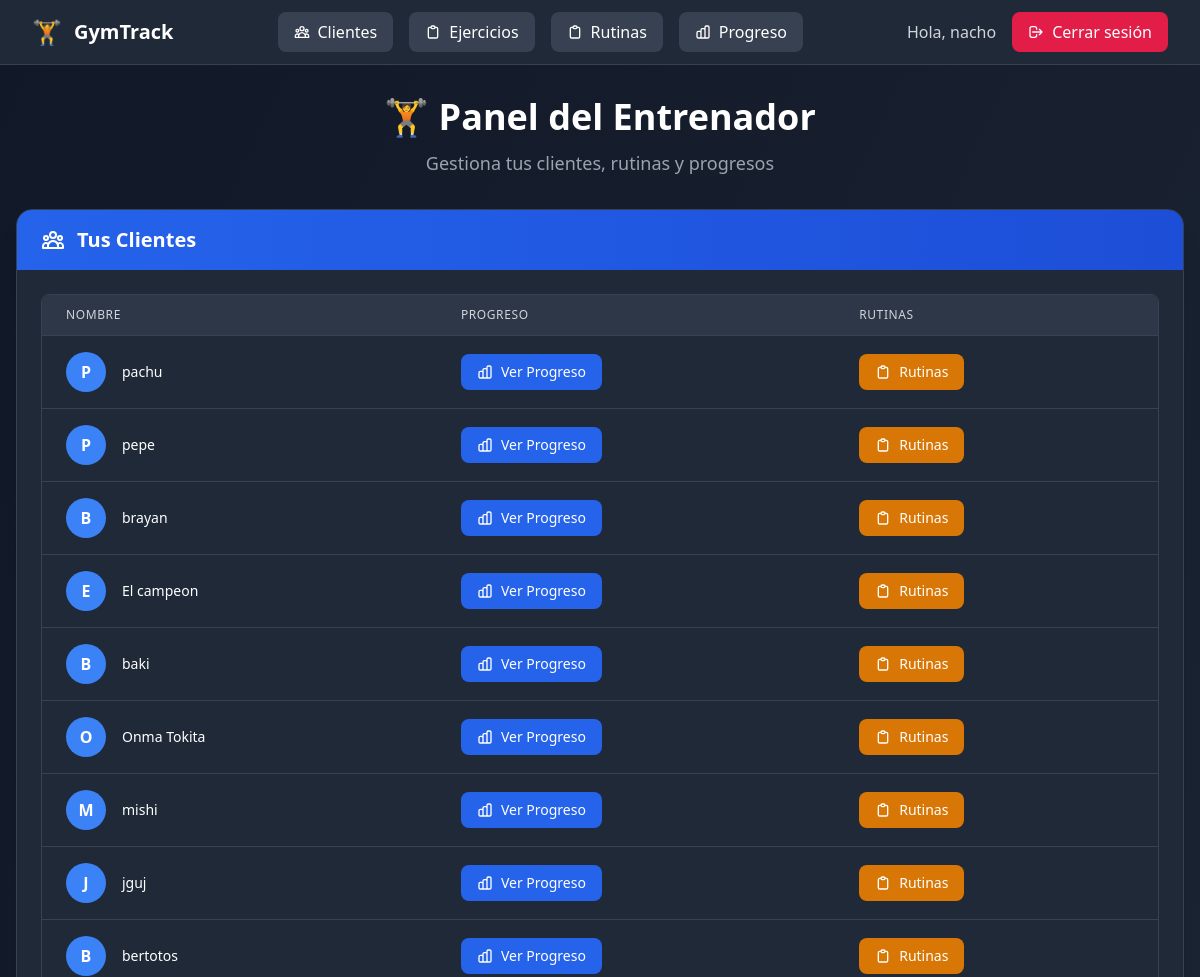
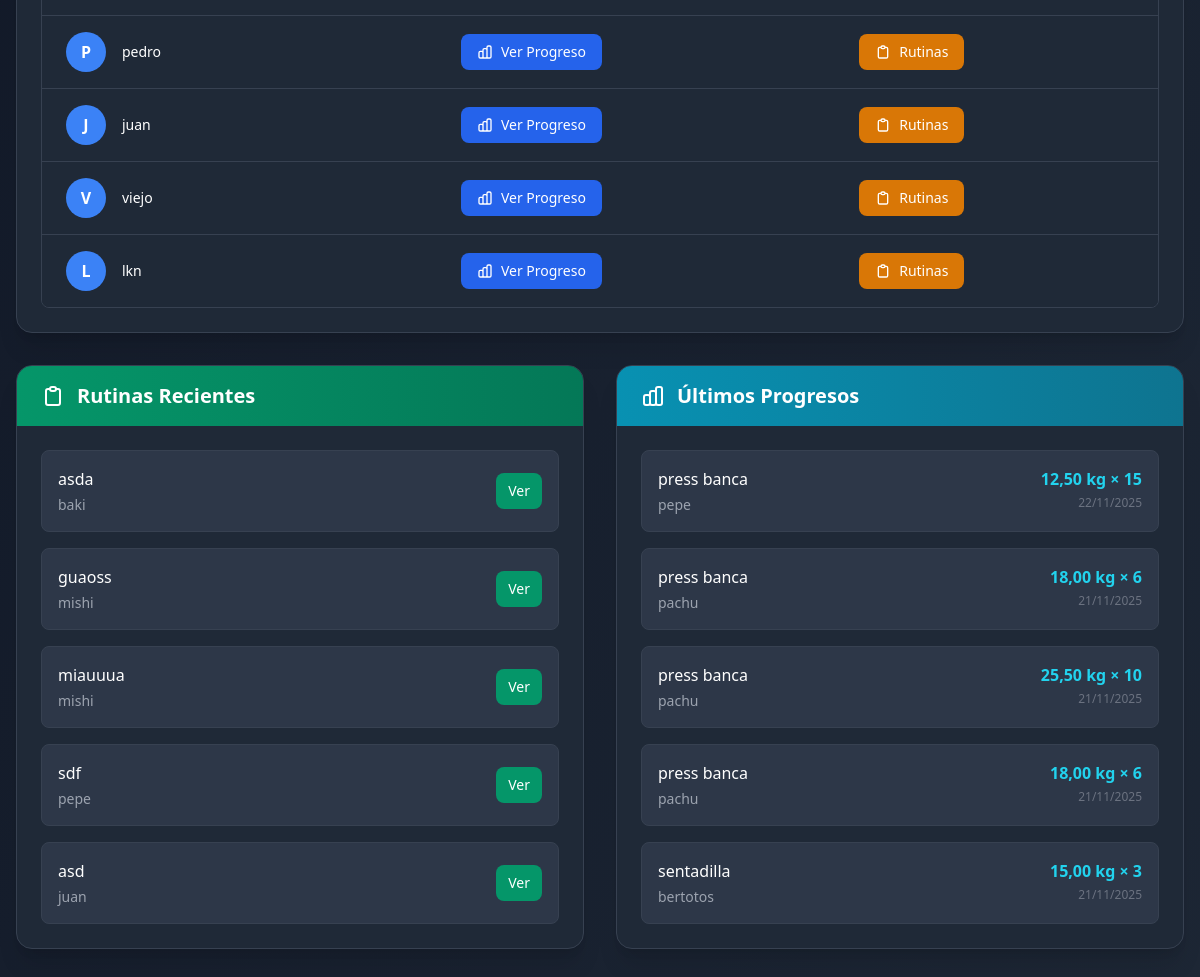
/ (signed in), run on the app's committed database (2 pictures, top to bottom).
### usuarios/models.py (models this page shows, shortened)
class Usuario(AbstractUser):
    ROLES = [
        ("admin", "Administrador"),
        ("entrenador", "Entrenador"),
        ("cliente", "Cliente"),
    ]
    rol = models.CharField(max_length=20, choices=ROLES, default="entrenador")

### clientes/models.py (models this page shows, shortened)
class Cliente(models.Model):
    usuario = models.OneToOneField(
        settings.AUTH_USER_MODEL,
        on_delete=models.CASCADE,
        related_name="perfil_cliente",
        null=True, blank=True
    )
    entrenadores = models.ManyToManyField(
        settings.AUTH_USER_MODEL,
        related_name="clientes",
        blank=True
    )
    nombre = models.CharField(max_length=100)
    edad = models.PositiveIntegerField(null=True, blank=True)
    altura_cm = models.PositiveIntegerField(null=True, blank=True)
    peso_kg = models.FloatField(null=True, blank=True)
    lesiones = models.TextField(blank=True, help_text="Anotar lesiones o complicaciones")

### rutinas/models.py (models this page shows, shortened)
class Rutina(models.Model):
    nombre = models.CharField(max_length=100)
    descripcion = models.TextField(blank=True)
    ejercicios = models.ManyToManyField(Ejercicio, related_name="rutinas")
    entrenador = models.ForeignKey(
        Usuario,
        on_delete=models.SET_NULL,
        null=True,
        blank=True,
        related_name="rutinas_creadas"
    )
    cliente = models.ForeignKey(
        Cliente,
        on_delete=models.CASCADE,
        null=True,
        blank=True,
        related_name="rutinas"
    )
    fecha_creacion = models.DateTimeField(auto_now_add=True)

### progreso/models.py (models this page shows, shortened)
class ProgresoEjercicio(models.Model):
    cliente = models.ForeignKey(Cliente, on_delete=models.CASCADE, related_name="progresos_ejercicios")
    rutina = models.ForeignKey(Rutina, on_delete=models.CASCADE, related_name="progresos_ejercicios", null=True, blank=True)
    ejercicio = models.ForeignKey(Ejercicio, on_delete=models.CASCADE)
    fecha = models.DateField(auto_now_add=True)
    series = models.PositiveIntegerField(default=1)
    repeticiones = models.PositiveIntegerField()
    peso = models.DecimalField(max_digits=6, decimal_places=2, null=True, blank=True)  # kg usados
    notas = models.TextField(blank=True)
    rir = models.PositiveIntegerField(
        null=True, blank=True,
        help_text="Repeticiones en reserva (0-5 aprox)"
    )
    rpe = models.PositiveIntegerField(
        null=True, blank=True,
        help_text="Esfuerzo percibido (1-10)"
    )
    class Meta:
        ordering = ["-fecha"]

### ejercicios/models.py (models this page shows, shortened)
class Ejercicio(models.Model):
    VISIBILIDAD_OPCIONES = [
        ('privado', 'Privado'),
        ('global', 'Global'),
    ]
    nombre = models.CharField(max_length=100)
    descripcion = models.TextField()
    grupo_muscular = models.CharField(max_length=100)
    variante = models.CharField(max_length=100, blank=True)
    usuario = models.ForeignKey(settings.AUTH_USER_MODEL, on_delete=models.CASCADE, related_name="ejercicios")
    visibilidad = models.CharField(
        max_length=10,
        choices=VISIBILIDAD_OPCIONES,
        default='privado'  # 👈 por defecto será solo visible para su creador
    )

### dashboard/views.py (the view)
# urls.py: path("", views.dashboard_entrenador, name="entrenador"),
@login_required
def dashboard_entrenador(request):
    if request.user.is_superuser:
        clientes = Cliente.objects.all()
    else:
        clientes = Cliente.objects.filter(entrenadores=request.user)
    rutinas_recientes = (
        Rutina.objects.filter(cliente__in=clientes)
        .select_related('cliente')
        .order_by('-id')[:5]
    )
    progresos_recientes = (
        ProgresoEjercicio.objects.filter(cliente__in=clientes)
        .select_related('cliente', 'ejercicio')
        .order_by('-fecha')[:5]
    )
    context = {
        "clientes": clientes,
        "rutinas_recientes": rutinas_recientes,
        "progresos_recientes": progresos_recientes,
        "hoy": now(),
    }
    return render(request, "dashboard/entrenador.html", context)

### dashboard/templates/dashboard/entrenador.html (shortened to what this page needs)
{% extends "base.html" %}
{% block content %}
<div class="min-h-screen bg-gradient-to-br from-gray-900 to-gray-800 py-8 px-4">
  <div class="max-w-7xl mx-auto">
    <div class="mb-8 text-center">
      <h1 class="text-4xl font-bold text-white mb-3">🏋️ Panel del Entrenador</h1>
      <p class="text-gray-400 text-lg">Gestiona tus clientes, rutinas y progresos</p>
    </div>
    <div class="bg-gray-800 rounded-2xl shadow-xl border border-gray-700 mb-8 overflow-hidden">
      <div class="bg-gradient-to-r from-blue-600 to-blue-700 px-6 py-4">
        <div class="flex items-center">
          <h2 class="text-xl font-bold text-white">Tus Clientes</h2>
        </div>
      </div>
      <div class="p-6">
        {% if clientes %}
          <div class="overflow-x-auto rounded-lg border border-gray-700">
            <table class="min-w-full divide-y divide-gray-700">
              <thead class="bg-gray-750">
                <tr>
                  <th class="px-6 py-3 text-left text-xs font-medium text-gray-300 uppercase tracking-wider">Nombre</th>
                  <th class="px-6 py-3 text-left text-xs font-medium text-gray-300 uppercase tracking-wider">Progreso</th>
                  <th class="px-6 py-3 text-left text-xs font-medium text-gray-300 uppercase tracking-wider">Rutinas</th>
                </tr>
              </thead>
              <tbody class="bg-gray-800 divide-y divide-gray-700">
                {% for cliente in clientes %}
                <tr class="hover:bg-gray-750 transition-colors">
                  <td class="px-6 py-4 whitespace-nowrap">
                    <div class="flex items-center">
                      <div class="flex-shrink-0 h-10 w-10 bg-blue-500 rounded-full flex items-center justify-center text-white font-bold">
                        {{ cliente.nombre|slice:":1"|upper }}
                      </div>
                      <div class="ml-4">
                        <div class="text-sm font-medium text-white">{{ cliente.nombre }}</div>
                      </div>
                    </div>
                  </td>
                  <td class="px-6 py-4 whitespace-nowrap">
                    <a href="{% url 'progreso:lista' cliente.id %}" class="inline-flex items-center px-4 py-2 bg-blue-600 hover:bg-blue-500 text-white text-sm font-medium rounded-lg transition-colors">
                      Ver Progreso
                    </a>
                  </td>
                  <td class="px-6 py-4 whitespace-nowrap">
                    <a href="{% url 'rutinas:rutinas_cliente' cliente.id %}" class="inline-flex items-center px-4 py-2 bg-amber-600 hover:bg-amber-500 text-white text-sm font-medium rounded-lg transition-colors">
                      <svg class="w-4 h-4 mr-2" fill="none" stroke="currentColor" viewBox="0 0 24 24">
                        <path stroke-linecap="round" stroke-linejoin="round" stroke-width="2" d="M9 5H7a2 2 0 00-2 2v12a2 2 0 002 2h10a2 2 0 002-2V7a2 2 0 00-2-2h-2M9 5a2 2 0 002 2h2a2 2 0 002-2M9 5a2 2 0 012-2h2a2 2 0 012 2"></path>
                      </svg>
                      Rutinas
                    </a>
                  </td>
                </tr>
                {% endfor %}
              </tbody>
            </table>
          </div>
        {% endif %}
      </div>
    </div>
    <div class="grid grid-cols-1 lg:grid-cols-2 gap-8">
      <div class="bg-gray-800 rounded-2xl shadow-xl border border-gray-700 overflow-hidden">
        <div class="bg-gradient-to-r from-emerald-600 to-emerald-700 px-6 py-4">
          <div class="flex items-center">
            <svg class="w-6 h-6 text-white mr-3" fill="none" stroke="currentColor" viewBox="0 0 24 24">
              <path stroke-linecap="round" stroke-linejoin="round" stroke-width="2" d="M9 5H7a2 2 0 00-2 2v12a2 2 0 002 2h10a2 2 0 002-2V7a2 2 0 00-2-2h-2M9 5a2 2 0 002 2h2a2 2 0 002-2M9 5a2 2 0 012-2h2a2 2 0 012 2"></path>
            </svg>
            <h2 class="text-xl font-bold text-white">Rutinas Recientes</h2>
          </div>
        </div>
        <div class="p-6">
          {% if rutinas_recientes %}
            <div class="space-y-4">
              {% for rutina in rutinas_recientes %}
                <div class="bg-gray-750 rounded-lg p-4 border border-gray-700 hover:border-emerald-500 transition-colors">
                  <div class="flex justify-between items-center">
                    <div>
                      <h3 class="font-medium text-white">{{ rutina.nombre }}</h3>
                      <p class="text-sm text-gray-400 mt-1">{{ rutina.cliente.nombre }}</p>
                    </div>
                    <a href="{% url 'rutinas:detalle' rutina.id %}" class="inline-flex items-center px-3 py-2 bg-emerald-600 hover:bg-emerald-500 text-white text-sm font-medium rounded-lg transition-colors">
                      Ver
                    </a>
                  </div>
                </div>
              {% endfor %}
            </div>
          {% endif %}
        </div>
      </div>
      <div class="bg-gray-800 rounded-2xl shadow-xl border border-gray-700 overflow-hidden">
        <div class="bg-gradient-to-r from-cyan-600 to-cyan-700 px-6 py-4">
          <div class="flex items-center">
            <h2 class="text-xl font-bold text-white">Últimos Progresos</h2>
          </div>
        </div>
        <div class="p-6">
          {% if progresos_recientes %}
            <div class="space-y-4">
              {% for p in progresos_recientes %}
                <div class="bg-gray-750 rounded-lg p-4 border border-gray-700 hover:border-cyan-500 transition-colors">
                  <div class="flex justify-between items-start">
                    <div>
                      <h3 class="font-medium text-white">{{ p.ejercicio.nombre }}</h3>
                      <p class="text-sm text-gray-400 mt-1">{{ p.cliente.nombre }}</p>
                    </div>
                    <div class="text-right">
                      <p class="text-cyan-400 font-bold">{{ p.peso }} kg × {{ p.repeticiones }}</p>
                      <p class="text-xs text-gray-500 mt-1">{{ p.fecha|date:"d/m/Y" }}</p>
                    </div>
                  </div>
                </div>
              {% endfor %}
            </div>
          {% endif %}
        </div>
      </div>
    </div>
  </div>
</div>
{% endblock %}

### templates/base.html (shortened to what this page needs)
<!DOCTYPE html>
<html lang="es">
  <head>
    <script src="https://cdn.tailwindcss.com"></script>
  </head>
  <body class="bg-gradient-to-br from-gray-900 to-gray-800 min-h-screen">
    <nav class="bg-gray-800 border-b border-gray-700 shadow-lg">
      <div class="max-w-7xl mx-auto px-4 sm:px-6 lg:px-8">
        <div class="flex justify-between items-center h-16">
          <div class="flex items-center">
            <a href="/" class="flex items-center space-x-3 text-xl font-bold text-white hover:text-emerald-400 transition-colors">
              <span class="text-2xl">🏋️</span>
              <span class="hidden sm:inline">GymTrack</span>
            </a>
          </div>
          <div class="hidden md:flex items-center space-x-4">
            <a href="{% url 'clientes:lista' %}" class="inline-flex items-center px-4 py-2 bg-gray-700 hover:bg-gray-600 text-white font-medium rounded-lg transition-colors">
              Clientes
            </a>
            <a href="{% url 'ejercicios:lista' %}" class="inline-flex items-center px-4 py-2 bg-gray-700 hover:bg-gray-600 text-white font-medium rounded-lg transition-colors">
              <svg class="w-4 h-4 mr-2" fill="none" stroke="currentColor" viewBox="0 0 24 24">
                <path stroke-linecap="round" stroke-linejoin="round" stroke-width="2" d="M9 5H7a2 2 0 00-2 2v12a2 2 0 002 2h10a2 2 0 002-2V7a2 2 0 00-2-2h-2M9 5a2 2 0 002 2h2a2 2 0 002-2M9 5a2 2 0 012-2h2a2 2 0 012 2"></path>
              </svg>
              Ejercicios
            </a>
            <a href="{% url 'rutinas:lista' %}" class="inline-flex items-center px-4 py-2 bg-gray-700 hover:bg-gray-600 text-white font-medium rounded-lg transition-colors">
              <svg class="w-4 h-4 mr-2" fill="none" stroke="currentColor" viewBox="0 0 24 24">
                <path stroke-linecap="round" stroke-linejoin="round" stroke-width="2" d="M9 5H7a2 2 0 00-2 2v12a2 2 0 002 2h10a2 2 0 002-2V7a2 2 0 00-2-2h-2M9 5a2 2 0 002 2h2a2 2 0 002-2M9 5a2 2 0 012-2h2a2 2 0 012 2"></path>
              </svg>
              Rutinas
            </a>
            <a href="{% url 'progreso:index' %}" class="inline-flex items-center px-4 py-2 bg-gray-700 hover:bg-gray-600 text-white font-medium rounded-lg transition-colors">
              Progreso
            </a>
          </div>
          <div class="hidden md:flex items-center space-x-4">
            {% if user.is_authenticated %}
              <span class="text-gray-300 font-medium">Hola, {{ user.username }}</span>
              <a href="{% url 'usuarios:logout' %}" class="inline-flex items-center px-4 py-2 bg-rose-600 hover:bg-rose-500 text-white font-medium rounded-lg transition-colors">
                <svg class="w-4 h-4 mr-2" fill="none" stroke="currentColor" viewBox="0 0 24 24">
                  <path stroke-linecap="round" stroke-linejoin="round" stroke-width="2" d="M17 16l4-4m0 0l-4-4m4 4H7m6 4v1a3 3 0 01-3 3H6a3 3 0 01-3-3V7a3 3 0 013-3h4a3 3 0 013 3v1"></path>
                </svg>
                Cerrar sesión
              </a>
            {% endif %}
          </div>
        </div>
      </div>
    </nav>
    <main class="flex-1">
      {% block content %}{% endblock %}
    </main>
  </body>
</html>

### data on the page
Usuario: username "nacho"
Cliente: nombre "P", nombre "pachu"
Cliente: nombre "P", nombre "pepe"
Cliente: nombre "B", nombre "brayan"
Cliente: nombre "E", nombre "El campeon"
Cliente: nombre "B", nombre "baki"
Cliente: nombre "O", nombre "Onma Tokita"
Cliente: nombre "M", nombre "mishi"
Cliente: nombre "J", nombre "jguj"
Cliente: nombre "B", nombre "bertotos"
Cliente: nombre "P", nombre "pedro"
Cliente: nombre "J", nombre "juan"
Cliente: nombre "V", nombre "viejo"
Cliente: nombre "L", nombre "lkn"
Rutina: nombre "asda", cliente.nombre "baki"
Rutina: nombre "guaoss", cliente.nombre "mishi"
Rutina: nombre "miauuua", cliente.nombre "mishi"
Rutina: nombre "sdf", cliente.nombre "pepe"
Rutina: nombre "asd", cliente.nombre "juan"
ProgresoEjercicio: ejercicio.nombre "press banca", cliente.nombre "pepe", peso "12,50", repeticiones "15", fecha "22/11/2025"
ProgresoEjercicio: ejercicio.nombre "press banca", cliente.nombre "pachu", peso "18,00", repeticiones "6", fecha "21/11/2025"
ProgresoEjercicio: ejercicio.nombre "press banca", cliente.nombre "pachu", peso "25,50", repeticiones "10", fecha "21/11/2025"
ProgresoEjercicio: ejercicio.nombre "press banca", cliente.nombre "pachu", peso "18,00", repeticiones "6", fecha "21/11/2025"
ProgresoEjercicio: ejercicio.nombre "sentadilla", cliente.nombre "bertotos", peso "15,00", repeticiones "3", fecha "21/11/2025"
